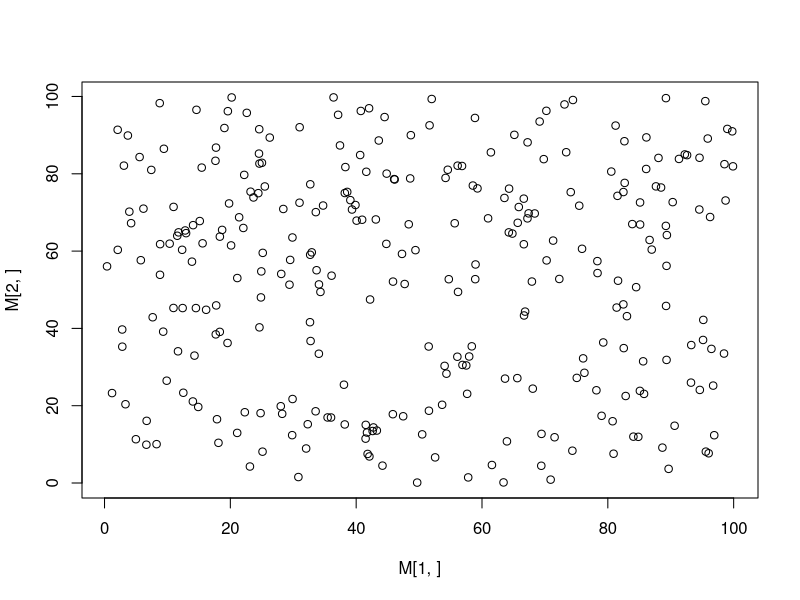

Recreate this plot in R.
People_Size<-300
Illness_Period_Lower_Bound<-140
Illness_Period_Upper_Bound<-480
Duration <- 1800
r=50
Infection_Rate<-0.9
Location_upper_bound <- 100
Location_lower_bound <- 0
Original_Infection_Number <- 2

M <- matrix(0,4,People_Size)
X_0<-runif(People_Size,Location_lower_bound ,Location_upper_bound )
Y_0<-runif(People_Size,Location_lower_bound ,Location_upper_bound )
M[c(1,2),]<-M[c(1,2),]+rbind(X_0,Y_0)
Infection_0<-sample(1:People_Size, size = Original_Infection_Number)
M[3,Infection_0]<-1
Recover_days<-sample(Illness_Period_Lower_Bound:Illness_Period_Upper_Bound, size = Original_Infection_Number, replace = TRUE)
M[4,Infection_0]<-Recover_days
Susceptible <-rep(0,Duration)
Infectious <-rep(0,Duration)
Removed <-rep(0,Duration)
Susceptible[1] <- sum(M[3,]==0)
Infectious[1] <-sum(M[3,]==1)
Removed[1] <-sum(M[3,]==2)
Cured<-c()
M
plot(M[1,],M[2,])
#Random_Walk:(input=M)(output=newM)
Random_Walk <- function(M){
  random_walk_x <- 0.3*Location_upper_bound*cos(runif(People_Size,0,2*pi))
  random_walk_y <- 0.3*Location_upper_bound*sin(runif(People_Size,0,2*pi))
  
  #print(dim(M[c(1,2),]))
  #print(dim(rbind(random_walk_x,random_walk_y)))
  M[c(1,2),]<-M[c(1,2),]+rbind(random_walk_x,random_walk_y)

  ind_x<-union(which(M[1,]<Location_lower_bound),which(M[1,]>Location_upper_bound))
  M[1,ind_x]<-M[1,ind_x]-2*random_walk_x[ind_x]
  ind_y<-union(which(M[2,]<Location_lower_bound),which(M[2,]>Location_upper_bound))
  M[2,ind_y]<-M[2,ind_y]-2*random_walk_y[ind_y]
 
  return(M)
  
}
 
Check_Potential_People<-function(M_candidate){
  M_candidate <- M
  Spread<-which(M_candidate[3,]==1)
  D<-matrix(0,4,length(Spread))
  D[c(1,2)] <- M_candidate[c(1,2),Spread]+ matrix(r,2,length(Spread))
  D[c(3,4)] <- M_candidate[c(1,2),Spread]- matrix(r,2,length(Spread))
  
  Potential_People<-c()
  if(length(Spread)!=0){
    for(i in 1:length(Spread)){
      Potential<- Reduce(intersect,  list(which(M_candidate[1,]<D[1,i]),
                              which(M_candidate[1,]>D[3,i]),
                              which(M_candidate[2,]<D[2,i]),
                              which(M_candidate[2,]>D[4,i]),
                              which(M_candidate[3,]==0)
                              )
                  )
      
      if(length(Potential)!=0){
        delta_square = as.matrix((M_candidate[c(1,2),Potential]-M_candidate[c(1,2),Spread[i]])^2)
        target<-intersect(which(apply(delta_square,2,sum)< r^2 ),which(M_candidate[3,]==0))
        Potential_People<-c(Potential_People,target)
      }
    }
  }
  return(Potential_People)
}
  
Check_Infection_Rate<- function(Potential_People){
  #names(table(Potential_People))
  #as.numeric(table(Potential_People))
  I<-as.data.frame(table(Potential_People))
  p<-matrix(0,2,nrow(I) )
  if(nrow(I)!=0) {
    p[1,]<- as.integer(as.character(I[,1])) 
    p[2,]<-1-((1-Infection_Rate)^I[,2])
  }
  return(p)
}

Doing_Infection<-function(p,M_candidate){
  random <- runif(ncol(p),0,1)
  Determine<- p[2,]>random 
  Probable_People<-p[1,which(Determine==TRUE)]
  Healthy_People<-which(M_candidate[3,]==0)
  Infection_People <- intersect(Probable_People,Healthy_People)
  M_candidate[3,Infection_People]<-1
  Ill_Days<- sample(Illness_Period_Lower_Bound:Illness_Period_Upper_Bound, size = length(Infection_People),replace = TRUE)
  M_candidate[4,Infection_People]<-Ill_Days
  return(M_candidate)
}
  
Check_Cured <- function(M) {
  remove_people<-intersect(which(M[4,]==0),which(M[3,]==1))
  Cured <- c(Cured,remove_people)
  return(Cured)
}



for(i in 1:Duration){
  M<-Random_Walk(M)
  Potential_People<-Check_Potential_People(M) #return is the position
  if(length(Potential_People)!=0){
    Infection_Rate_Matrix <- Check_Infection_Rate(Potential_People)
    M<- Doing_Infection(Infection_Rate_Matrix,M)
  }
  Cured<-Check_Cured(M) 
  if(length(Cured)!=0){
    M[3,Cured]<-2
  }
    
  
  Susceptible_Num <- sum(M[3,]==0)
  Infectious_Num  <-sum(M[3,]==1)
  Removed_Num<-sum(M[3,]==2)
  
  Susceptible[i] <- Susceptible_Num
  Infectious[i] <-Infectious_Num
  Removed[i] <-Removed_Num
  m<-which(M[4,]!=0)
  M[4,m]<-M[4,m]-1
}
Susceptible
Infectious
Removed


# Packages
library(ggplot2)
library(dplyr)

# create data
time <- c(1:Duration ) # x Axis
Gross_Amount_of_People <- c(Susceptible,Infectious,Removed)              # y Axis
group <-rep( c("Susceptible", "Infectious" ,"Removed" ) , each=Duration)        # group, one shape per group
data <- data.frame(time, Gross_Amount_of_People , group)

# stacked area chart
data$group <- factor(data$group , levels=c("Removed", "Infectious" , "Susceptible") )
Grapgh1<- ggplot(data, aes(x=time, y=Gross_Amount_of_People, fill=group)) + 
  geom_area()
